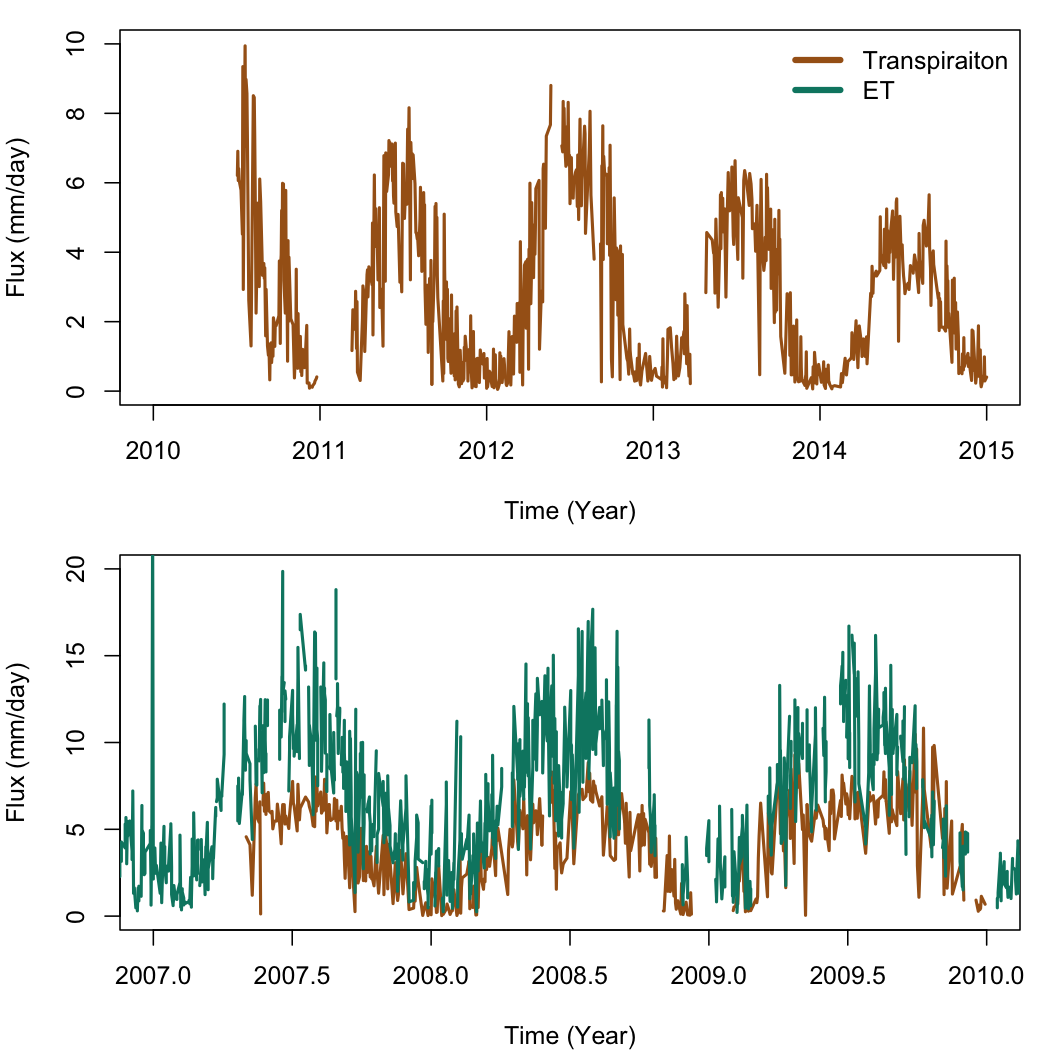

Source code (R):
library(data.table)
source('~/Projects/procVisData/colorSet.R')
colList <- colList.brownGreen 

png(filename = 'figures/transFluxFig.FluxTime.png', width = 7, height = 7, units = 'in',res = 150)

par(mfrow=c(2,1), mar=c(4,4,1,1))
transData[Site=='BW', plot(YearCon, TR, 
                           type='l', col=colList[1], lwd=2,
                           xlim = c(2010,2015), ylim=c(0,10),
                           xlab='Time (Year)', ylab='Flux (mm/day)')]
legend('topright', legend = c('Transpiraiton', 'ET'),
       col = c( col=colList[c(1,5)]), bty = 'n',
       lty=1, lwd=4)
transData[Site=='PK', plot(YearCon, TR,
                           type='l',  col=colList[1], lwd=2,
                           xlim = c(2007,2010), ylim=c(0,20),
                           xlab='Time (Year)', ylab='Flux (mm/day)')]
transData[Site=='PK', lines(YearCon, ET, type='l', col=colList[5], lwd=2)]
dev.off()

